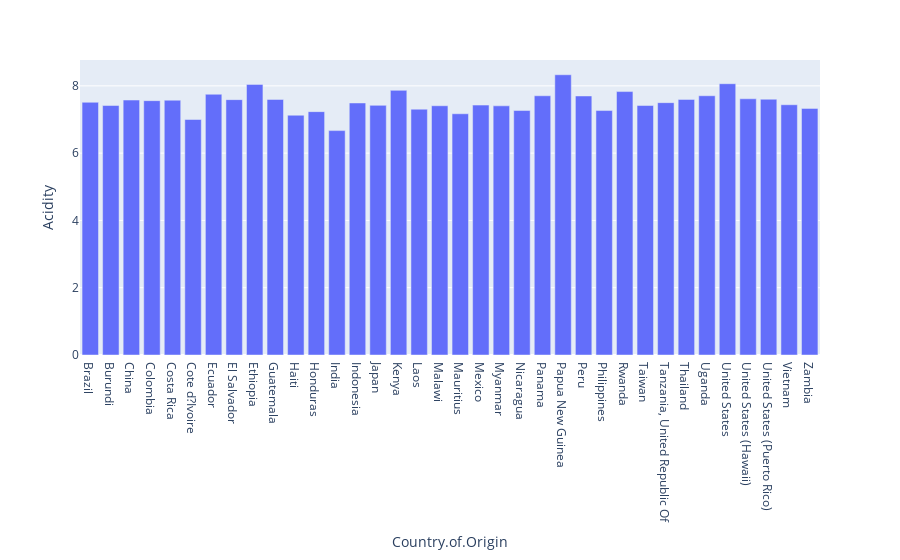

Notebook cell for this chart:
### Code cell
fig = px.bar(acidity_by_country, x="Country.of.Origin", y="Acidity")  
fig.show()

### Figure 1 — Plotly figure (JSON) as saved in the notebook; plotly's stock layout.template omitted (floating-point values rounded to 4 significant figures)
{"data": [{"alignmentgroup": "True", "hovertemplate": "Country.of.Origin=%{x}<br>Acidity=%{y}<extra></extra>", "legendgroup": "", "marker": {"color": "#636efa"}, "name": "", "offsetgroup": "", "orientation": "v", "showlegend": false, "textposition": "auto", "type": "bar", "x": ["Brazil", "Burundi", "China", "Colombia", "Costa Rica", "Cote d?Ivoire", "Ecuador", "El Salvador", "Ethiopia", "Guatemala", "Haiti", "Honduras", "India", "Indonesia", "Japan", "Kenya", "Laos", "Malawi", "Mauritius", "Mexico", "Myanmar", "Nicaragua", "Panama", "Papua New Guinea", "Peru", "Philippines", "Rwanda", "Taiwan", "Tanzania, United Republic Of", "Thailand", "Uganda", "United States", "United States (Hawaii)", "United States (Puerto Rico)", "Vietnam", "Zambia"], "xaxis": "x", "y": [7.511, 7.415, 7.578, 7.56, 7.574, 7, 7.75, 7.59, 8.044, 7.596, 7.127, 7.234, 6.67, 7.491, 7.42, 7.866, 7.307, 7.408, 7.17, 7.428, 7.406, 7.267, 7.705, 8.33, 7.699, 7.266, 7.83, 7.415, 7.5, 7.597, 7.706, 8.064, 7.615, 7.602, 7.439, 7.33], "yaxis": "y"}], "layout": {"barmode": "relative", "legend": {"tracegroupgap": 0}, "margin": {"t": 60}, "xaxis": {"anchor": "y", "domain": [0, 1], "title": {"text": "Country.of.Origin"}}, "yaxis": {"anchor": "x", "domain": [0, 1], "title": {"text": "Acidity"}}}}
